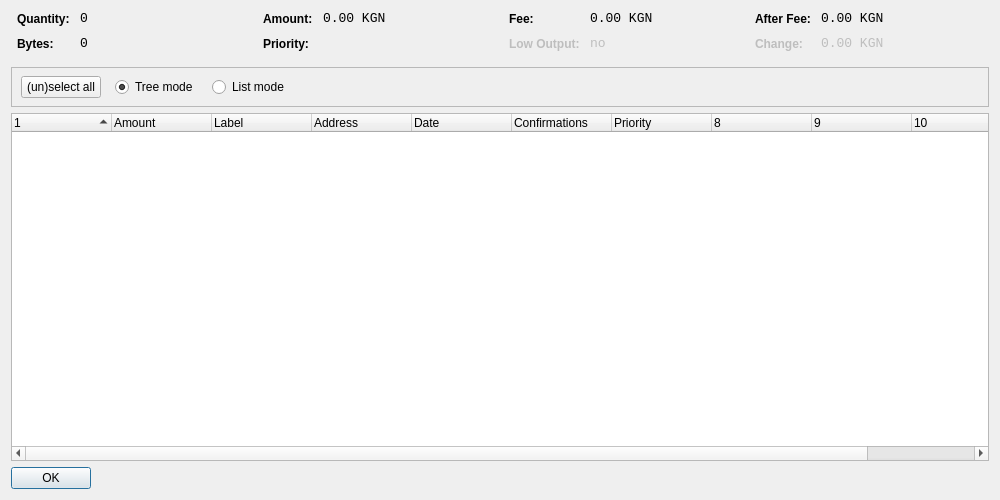
<?xml version="1.0" encoding="UTF-8"?>
<ui version="4.0">
 <class>CoinControlDialog</class>
 <widget class="QDialog" name="CoinControlDialog">
  <property name="geometry">
   <rect>
    <x>0</x>
    <y>0</y>
    <width>1000</width>
    <height>500</height>
   </rect>
  </property>
  <property name="windowTitle">
   <string>Coin Control</string>
  </property>
  <layout class="QVBoxLayout" name="verticalLayout">
   <item>
    <layout class="QHBoxLayout" name="horizontalLayoutTop" stretch="0,0,0,0">
     <property name="topMargin">
      <number>0</number>
     </property>
     <property name="bottomMargin">
      <number>10</number>
     </property>
     <item>
      <layout class="QFormLayout" name="formLayoutCoinControl1">
       <property name="horizontalSpacing">
        <number>10</number>
       </property>
       <property name="verticalSpacing">
        <number>10</number>
       </property>
       <property name="leftMargin">
        <number>6</number>
       </property>
       <property name="rightMargin">
        <number>6</number>
       </property>
       <item row="0" column="0">
        <widget class="QLabel" name="labelCoinControlQuantityText">
         <property name="styleSheet">
          <string notr="true">font-weight:bold;</string>
         </property>
         <property name="text">
          <string>Quantity:</string>
         </property>
        </widget>
       </item>
       <item row="0" column="1">
        <widget class="QLabel" name="labelCoinControlQuantity">
         <property name="font">
          <font>
           <family>Monospace</family>
           <pointsize>10</pointsize>
          </font>
         </property>
         <property name="cursor">
          <cursorShape>IBeamCursor</cursorShape>
         </property>
         <property name="contextMenuPolicy">
          <enum>Qt::ActionsContextMenu</enum>
         </property>
         <property name="text">
          <string notr="true">0</string>
         </property>
         <property name="textInteractionFlags">
          <set>Qt::LinksAccessibleByMouse|Qt::TextSelectableByKeyboard|Qt::TextSelectableByMouse</set>
         </property>
        </widget>
       </item>
       <item row="1" column="0">
        <widget class="QLabel" name="labelCoinControlBytesText">
         <property name="styleSheet">
          <string notr="true">font-weight:bold;</string>
         </property>
         <property name="text">
          <string>Bytes:</string>
         </property>
        </widget>
       </item>
       <item row="1" column="1">
        <widget class="QLabel" name="labelCoinControlBytes">
         <property name="font">
          <font>
           <family>Monospace</family>
           <pointsize>10</pointsize>
          </font>
         </property>
         <property name="cursor">
          <cursorShape>IBeamCursor</cursorShape>
         </property>
         <property name="contextMenuPolicy">
          <enum>Qt::ActionsContextMenu</enum>
         </property>
         <property name="text">
          <string notr="true">0</string>
         </property>
         <property name="textInteractionFlags">
          <set>Qt::LinksAccessibleByMouse|Qt::TextSelectableByKeyboard|Qt::TextSelectableByMouse</set>
         </property>
        </widget>
       </item>
      </layout>
     </item>
     <item>
      <layout class="QFormLayout" name="formLayoutCoinControl2">
       <property name="horizontalSpacing">
        <number>10</number>
       </property>
       <property name="verticalSpacing">
        <number>10</number>
       </property>
       <property name="leftMargin">
        <number>6</number>
       </property>
       <property name="rightMargin">
        <number>6</number>
       </property>
       <item row="0" column="0">
        <widget class="QLabel" name="labelCoinControlAmountText">
         <property name="styleSheet">
          <string notr="true">font-weight:bold;</string>
         </property>
         <property name="text">
          <string>Amount:</string>
         </property>
        </widget>
       </item>
       <item row="0" column="1">
        <widget class="QLabel" name="labelCoinControlAmount">
         <property name="font">
          <font>
           <family>Monospace</family>
           <pointsize>10</pointsize>
          </font>
         </property>
         <property name="cursor">
          <cursorShape>IBeamCursor</cursorShape>
         </property>
         <property name="contextMenuPolicy">
          <enum>Qt::ActionsContextMenu</enum>
         </property>
         <property name="text">
          <string notr="true">0.00 KGN</string>
         </property>
         <property name="textInteractionFlags">
          <set>Qt::LinksAccessibleByMouse|Qt::TextSelectableByKeyboard|Qt::TextSelectableByMouse</set>
         </property>
        </widget>
       </item>
       <item row="1" column="0">
        <widget class="QLabel" name="labelCoinControlPriorityText">
         <property name="styleSheet">
          <string notr="true">font-weight:bold;</string>
         </property>
         <property name="text">
          <string>Priority:</string>
         </property>
        </widget>
       </item>
       <item row="1" column="1">
        <widget class="QLabel" name="labelCoinControlPriority">
         <property name="font">
          <font>
           <family>Monospace</family>
           <pointsize>10</pointsize>
          </font>
         </property>
         <property name="cursor">
          <cursorShape>IBeamCursor</cursorShape>
         </property>
         <property name="contextMenuPolicy">
          <enum>Qt::ActionsContextMenu</enum>
         </property>
         <property name="text">
          <string/>
         </property>
         <property name="textInteractionFlags">
          <set>Qt::LinksAccessibleByMouse|Qt::TextSelectableByKeyboard|Qt::TextSelectableByMouse</set>
         </property>
        </widget>
       </item>
      </layout>
     </item>
     <item>
      <layout class="QFormLayout" name="formLayoutCoinControl3">
       <property name="horizontalSpacing">
        <number>10</number>
       </property>
       <property name="verticalSpacing">
        <number>10</number>
       </property>
       <property name="leftMargin">
        <number>6</number>
       </property>
       <property name="rightMargin">
        <number>6</number>
       </property>
       <item row="0" column="0">
        <widget class="QLabel" name="labelCoinControlFeeText">
         <property name="styleSheet">
          <string notr="true">font-weight:bold;</string>
         </property>
         <property name="text">
          <string>Fee:</string>
         </property>
        </widget>
       </item>
       <item row="0" column="1">
        <widget class="QLabel" name="labelCoinControlFee">
         <property name="font">
          <font>
           <family>Monospace</family>
           <pointsize>10</pointsize>
          </font>
         </property>
         <property name="cursor">
          <cursorShape>IBeamCursor</cursorShape>
         </property>
         <property name="contextMenuPolicy">
          <enum>Qt::ActionsContextMenu</enum>
         </property>
         <property name="text">
          <string notr="true">0.00 KGN</string>
         </property>
         <property name="textInteractionFlags">
          <set>Qt::LinksAccessibleByMouse|Qt::TextSelectableByKeyboard|Qt::TextSelectableByMouse</set>
         </property>
        </widget>
       </item>
       <item row="1" column="0">
        <widget class="QLabel" name="labelCoinControlLowOutputText">
         <property name="enabled">
          <bool>false</bool>
         </property>
         <property name="styleSheet">
          <string notr="true">font-weight:bold;</string>
         </property>
         <property name="text">
          <string>Low Output:</string>
         </property>
        </widget>
       </item>
       <item row="1" column="1">
        <widget class="QLabel" name="labelCoinControlLowOutput">
         <property name="enabled">
          <bool>false</bool>
         </property>
         <property name="font">
          <font>
           <family>Monospace</family>
           <pointsize>10</pointsize>
          </font>
         </property>
         <property name="cursor">
          <cursorShape>IBeamCursor</cursorShape>
         </property>
         <property name="contextMenuPolicy">
          <enum>Qt::ActionsContextMenu</enum>
         </property>
         <property name="text">
          <string notr="true">no</string>
         </property>
         <property name="textInteractionFlags">
          <set>Qt::LinksAccessibleByMouse|Qt::TextSelectableByKeyboard|Qt::TextSelectableByMouse</set>
         </property>
        </widget>
       </item>
      </layout>
     </item>
     <item>
      <layout class="QFormLayout" name="formLayoutCoinControl4">
       <property name="horizontalSpacing">
        <number>10</number>
       </property>
       <property name="verticalSpacing">
        <number>10</number>
       </property>
       <property name="leftMargin">
        <number>6</number>
       </property>
       <property name="rightMargin">
        <number>6</number>
       </property>
       <item row="0" column="0">
        <widget class="QLabel" name="labelCoinControlAfterFeeText">
         <property name="styleSheet">
          <string notr="true">font-weight:bold;</string>
         </property>
         <property name="text">
          <string>After Fee:</string>
         </property>
        </widget>
       </item>
       <item row="0" column="1">
        <widget class="QLabel" name="labelCoinControlAfterFee">
         <property name="font">
          <font>
           <family>Monospace</family>
           <pointsize>10</pointsize>
          </font>
         </property>
         <property name="cursor">
          <cursorShape>IBeamCursor</cursorShape>
         </property>
         <property name="contextMenuPolicy">
          <enum>Qt::ActionsContextMenu</enum>
         </property>
         <property name="text">
          <string notr="true">0.00 KGN</string>
         </property>
         <property name="textInteractionFlags">
          <set>Qt::LinksAccessibleByMouse|Qt::TextSelectableByKeyboard|Qt::TextSelectableByMouse</set>
         </property>
        </widget>
       </item>
       <item row="1" column="0">
        <widget class="QLabel" name="labelCoinControlChangeText">
         <property name="enabled">
          <bool>false</bool>
         </property>
         <property name="styleSheet">
          <string notr="true">font-weight:bold;</string>
         </property>
         <property name="text">
          <string>Change:</string>
         </property>
        </widget>
       </item>
       <item row="1" column="1">
        <widget class="QLabel" name="labelCoinControlChange">
         <property name="enabled">
          <bool>false</bool>
         </property>
         <property name="font">
          <font>
           <family>Monospace</family>
           <pointsize>10</pointsize>
          </font>
         </property>
         <property name="cursor">
          <cursorShape>IBeamCursor</cursorShape>
         </property>
         <property name="contextMenuPolicy">
          <enum>Qt::ActionsContextMenu</enum>
         </property>
         <property name="text">
          <string notr="true">0.00 KGN</string>
         </property>
         <property name="textInteractionFlags">
          <set>Qt::LinksAccessibleByMouse|Qt::TextSelectableByKeyboard|Qt::TextSelectableByMouse</set>
         </property>
        </widget>
       </item>
      </layout>
     </item>
    </layout>
   </item>
   <item>
    <widget class="QFrame" name="frame">
     <property name="minimumSize">
      <size>
       <width>0</width>
       <height>40</height>
      </size>
     </property>
     <property name="frameShape">
      <enum>QFrame::StyledPanel</enum>
     </property>
     <property name="frameShadow">
      <enum>QFrame::Sunken</enum>
     </property>
     <widget class="QWidget" name="horizontalLayoutWidget">
      <property name="geometry">
       <rect>
        <x>10</x>
        <y>0</y>
        <width>781</width>
        <height>41</height>
       </rect>
      </property>
      <layout class="QHBoxLayout" name="horizontalLayoutPanel" stretch="0,0,0,0,0">
       <property name="spacing">
        <number>14</number>
       </property>
       <item>
        <widget class="QPushButton" name="pushButtonSelectAll">
         <property name="sizePolicy">
          <sizepolicy hsizetype="Maximum" vsizetype="Fixed">
           <horstretch>0</horstretch>
           <verstretch>0</verstretch>
          </sizepolicy>
         </property>
         <property name="text">
          <string>(un)select all</string>
         </property>
        </widget>
       </item>
       <item>
        <widget class="QRadioButton" name="radioTreeMode">
         <property name="sizePolicy">
          <sizepolicy hsizetype="Maximum" vsizetype="Fixed">
           <horstretch>0</horstretch>
           <verstretch>0</verstretch>
          </sizepolicy>
         </property>
         <property name="text">
          <string>Tree mode</string>
         </property>
         <property name="checked">
          <bool>true</bool>
         </property>
        </widget>
       </item>
       <item>
        <widget class="QRadioButton" name="radioListMode">
         <property name="sizePolicy">
          <sizepolicy hsizetype="Maximum" vsizetype="Fixed">
           <horstretch>0</horstretch>
           <verstretch>0</verstretch>
          </sizepolicy>
         </property>
         <property name="text">
          <string>List mode</string>
         </property>
        </widget>
       </item>
       <item>
        <spacer name="horizontalSpacer">
         <property name="orientation">
          <enum>Qt::Horizontal</enum>
         </property>
         <property name="sizeHint" stdset="0">
          <size>
           <width>40</width>
           <height>20</height>
          </size>
         </property>
        </spacer>
       </item>
      </layout>
     </widget>
    </widget>
   </item>
   <item>
    <widget class="CoinControlTreeWidget" name="treeWidget">
     <property name="contextMenuPolicy">
      <enum>Qt::CustomContextMenu</enum>
     </property>
     <property name="sortingEnabled">
      <bool>false</bool>
     </property>
     <property name="columnCount">
      <number>11</number>
     </property>
     <attribute name="headerShowSortIndicator" stdset="0">
      <bool>true</bool>
     </attribute>
     <attribute name="headerStretchLastSection">
      <bool>false</bool>
     </attribute>
     <column>
      <property name="text">
       <string/>
      </property>
     </column>
     <column>
      <property name="text">
       <string>Amount</string>
      </property>
     </column>
     <column>
      <property name="text">
       <string>Label</string>
      </property>
     </column>
     <column>
      <property name="text">
       <string>Address</string>
      </property>
     </column>
     <column>
      <property name="text">
       <string>Date</string>
      </property>
     </column>
     <column>
      <property name="text">
       <string>Confirmations</string>
      </property>
      <property name="toolTip">
       <string>Confirmed</string>
      </property>
     </column>
     <column>
      <property name="text">
       <string>Priority</string>
      </property>
     </column>
     <column>
      <property name="text">
       <string/>
      </property>
     </column>
     <column>
      <property name="text">
       <string/>
      </property>
     </column>
     <column>
      <property name="text">
       <string/>
      </property>
     </column>
     <column>
      <property name="text">
       <string/>
      </property>
     </column>
    </widget>
   </item>
   <item>
    <widget class="QDialogButtonBox" name="buttonBox">
     <property name="sizePolicy">
      <sizepolicy hsizetype="Maximum" vsizetype="Fixed">
       <horstretch>0</horstretch>
       <verstretch>0</verstretch>
      </sizepolicy>
     </property>
     <property name="orientation">
      <enum>Qt::Horizontal</enum>
     </property>
     <property name="standardButtons">
      <set>QDialogButtonBox::Ok</set>
     </property>
    </widget>
   </item>
  </layout>
 </widget>
 <customwidgets>
  <customwidget>
   <class>CoinControlTreeWidget</class>
   <extends>QTreeWidget</extends>
   <header>coincontroltreewidget.h</header>
  </customwidget>
 </customwidgets>
 <resources/>
 <connections/>
</ui>
